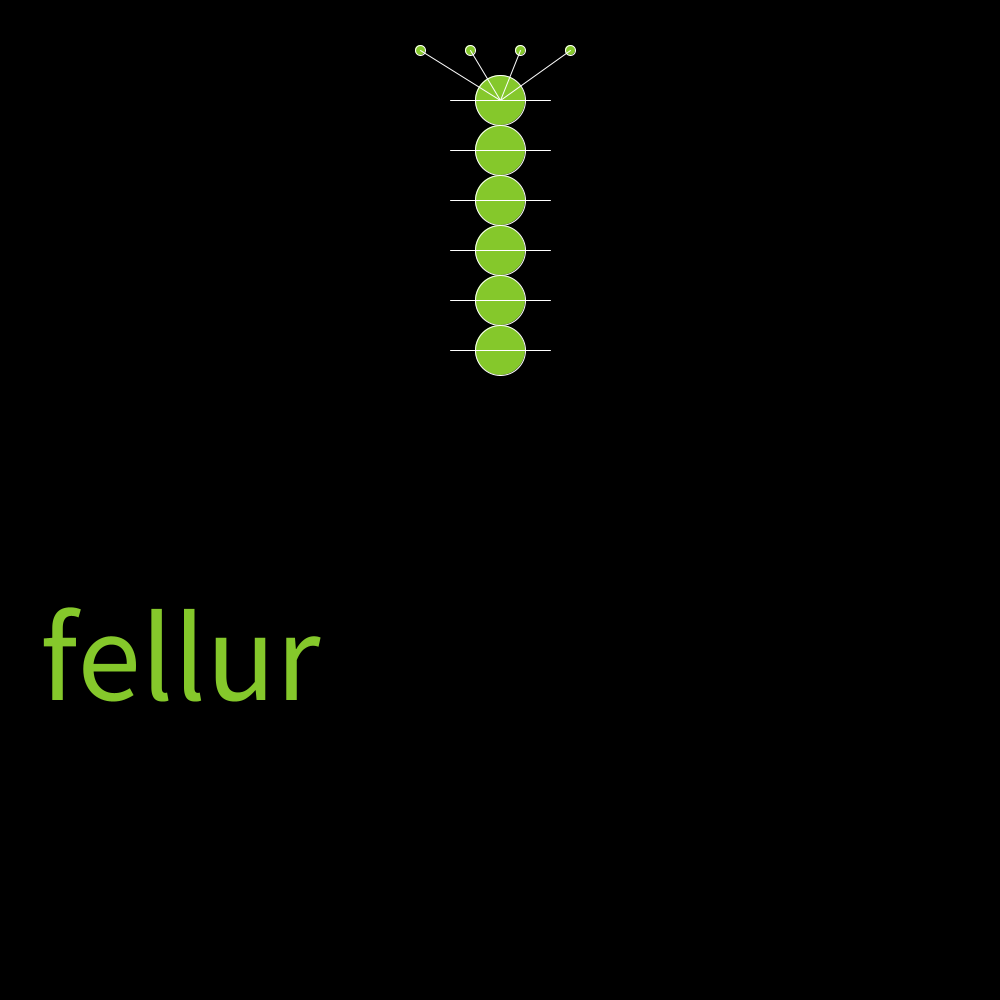
Frame 1 (no input)
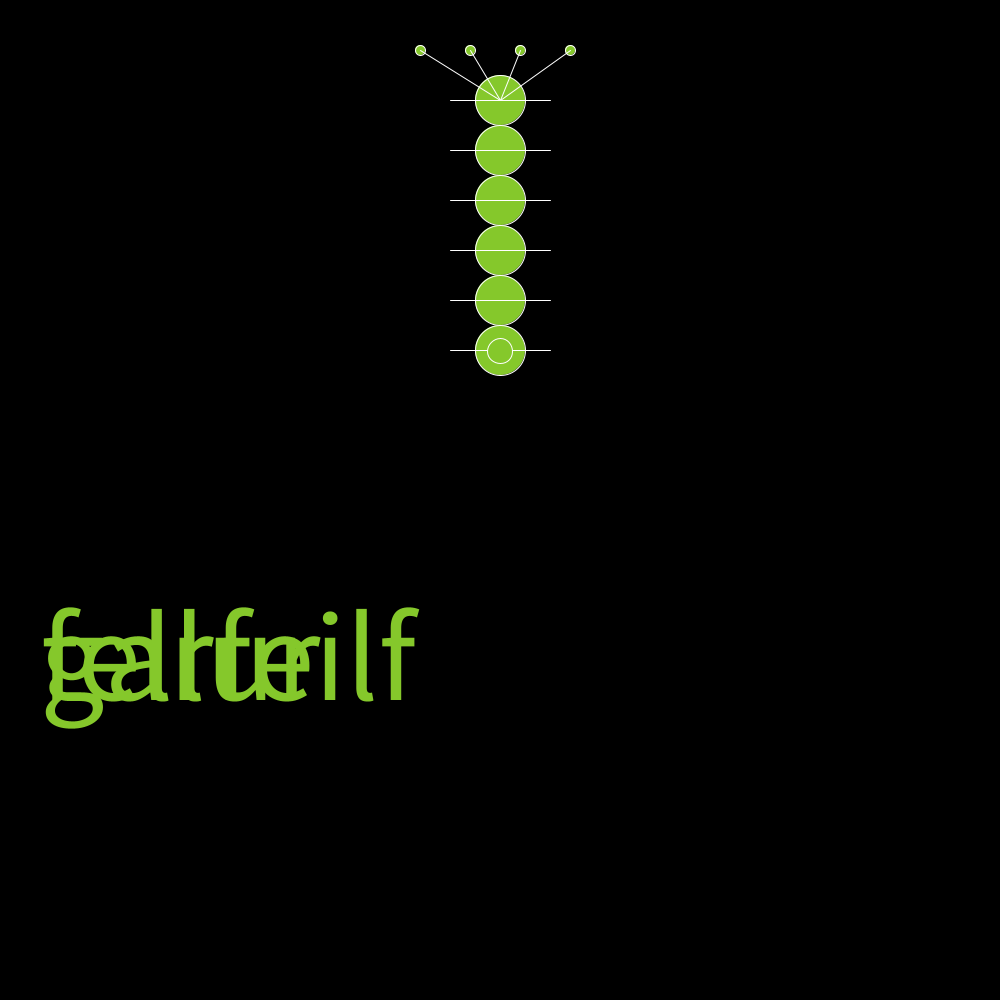
Frame 2 (the mouse pressed at the canvas centre, redrawn once)

The Processing sketch that drew these frames (run headless with seeded random() and noise(); the mouse was pressed at the canvas centre and the sketch redrawn once):

// Processing sketch: C21348343_Ben_Kennedy_final
// ── C21348343_Ben_Kennedy_final.pde
//int genders= {m,f,h,n};
//int names = new int[5];
//names[0] = bart;
//names[1] = epic;
//names[2] = lord;
//names[3] = guy;
//names[4] =fellur;

float m;




float lengt = random(1,10);
float limb = random(1,4);
float eyes = random(0,9);
float colour = random(0,255);
float jump = 50;
float x = 50;
float y = 20;

void setup()
{
  colorMode(HSB);
  size(1000,1000);
  background(0);
  stroke(255);

noLoop();
}

void draw(){
  fill(colour,200,200);
  body();
  gend();
  eye();
  text();
}
void body(){
while (x <= lengt*50){
 circle(width/2,x+50,50);
 if (limb <=2)
{
 
  line(450,x+50,550,x+50);
}
 x = x + jump;
 
}
}
void gend() {
//  float gender = { "m","f", "h", "n"};
//float list = random(gender); 
float gender = random(0,4);
 //if (list == 'm' );
 if(gender >=0 && gender <=1){

  circle(width/2,x+50,30);
  line(width/2,x,width/2,x+50);
  

}else if  (gender >1 && gender <= 2 ) {
  circle(width/2,x,25);

}else if (gender >2 && gender<= 3){
   circle(width/2,x+50,30);
  line(width/2,x,width/2,x+50);
   circle(width/2,x,25);
}else{
  println(gender);
}
}
void mousePressed() {
  x += 1;
  redraw();
}

void eye(){
while (y <= eyes*20){
 circle(400+y,50,10);
 line(400+y,50,500,100);
 
 y = y + jump;


}
}
void text(){
String[] words = { "Bart", "fellur", "garfeilf", "feddy","doktur" };
int naming = int(random(words.length));  // Same as int(random(4))

println(words[naming]);  // Prints one of the four words
textSize(128);
text(words[naming], 40, 700);
}
